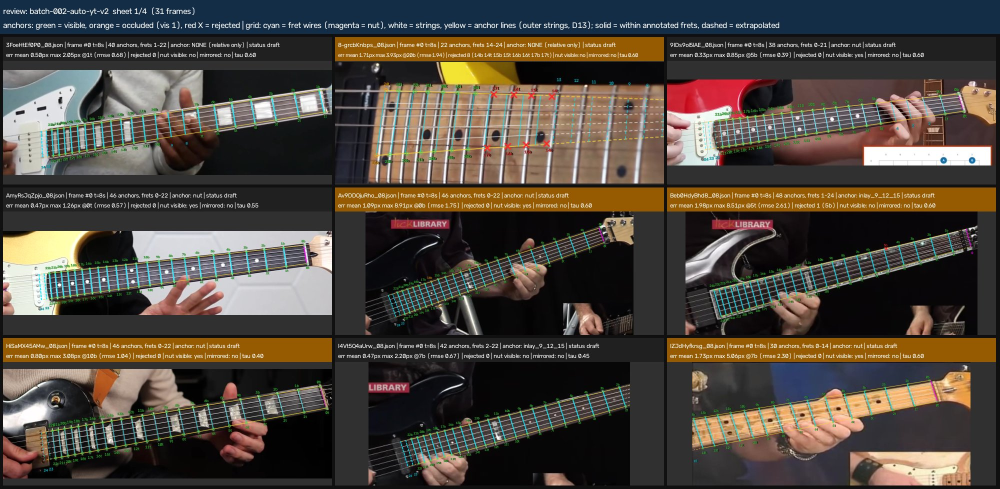
#> input picture review/batch-002-auto-yt-v2/contact_sheet_01.jpg, 2000 x 977 px, given in place of 3FoeHtEf0P0_08_f000.jpg, which was not available (shown at 1/2 size)
$ python judge_sheet_b002_v2.py
#> lines starting #> are read from the running program, lines starting #| are printed output that depends on the picture; pictures that were not available may be replaced by others from this repository, and a replacement may not be noted
import cv2,numpy as np
J={'3FoeHtEf0P0': '', '8-grcbKnbps': 'BAD: misses high E side; frets 14-17 rejected', '9IDs9ol5lAE': '', 'AmyRsJqZpjo': '', 'Av9DDOjuRho': '', 'Beb0HdyBhd8': '', 'HiSaMX45AMw': '', 'I4Vt5Q4aUrw': '', 'IZJdHyfkrsg': 'looks full; GT says span off 37% - verify', 'NA9J_pQkEaE': '', 'NN224KF8WxU': 'BAD: oblique, ~1/3 of width, centred wrong', 'QYoiaH5lId8': 'BAD: high-E line tilts off board toward nut', 'RztmWh5kYuw': '', 'SGTxeiB_jBM': 'borderline: body end ok-ish (lens curve)', 'SekrUcb03Eg': '', 'XyBfN5WNo9g': '', 'Z21qSJ3HynA': '', 'aZH5YWOY2Fc': '', 'bOmRY782-GE': '', 'bVmq2C5kLoM': '', 'gQZDu0mIhwc': '', 'hAuPpjcpZSU': 'BAD: tiny patch, frets 15-24 only, ~half width', 'hqBFkJAI3dA': '', 'mP2wtBlcCSc': 'BAD: right width but shifted past bass edge', 'nbkiBItGzoU': 'BAD: total miss, grid on amp grille', 'r7bBo-b2Xh0': '', 'rtVaz9HSyZw': '', 'tWLgUEf0h40': '', 'wi9ZivDT1l0': '', 'xI3ZBCyl6Ec': '', 'xQg_N9mBoYc': '', 's7DVJX4PK3U': '(acoustic, excluded)'}
def sheet(items,out):
#> called with out = 'judged_good.jpg'
    W=480;tiles=[]
    for k,r in items:
        im=cv2.imread(f"frames/{k}_08_f000.jpg"); im=im[50:] # drop header
#> in sheet, im is the input picture: shape (977, 2000, 3); mean B, G, R 62.4, 71.6, 79.6
#> after `im = im[50:]`:
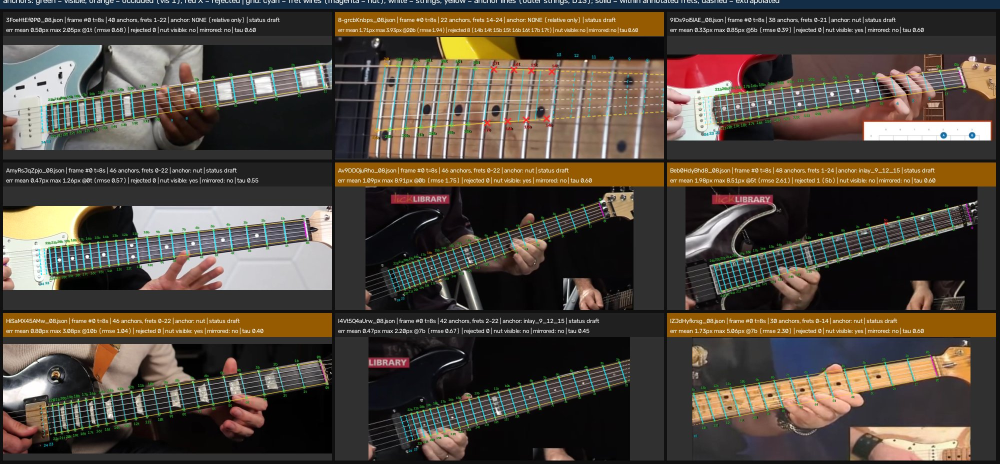
#> im: shape (927, 2000, 3) (shown at 1/2 size); mean B, G, R 61.7, 72.6, 82.5
        h=int(im.shape[0]*W/im.shape[1]); im=cv2.resize(im,(W,h)); im=cv2.resize(im,(W,300)) if h!=300 else im
#> after `h = int(im.shape[0] * W / im.shape[1])`: h = 222
#> after `im = cv2.resize(im, (W, h))`:
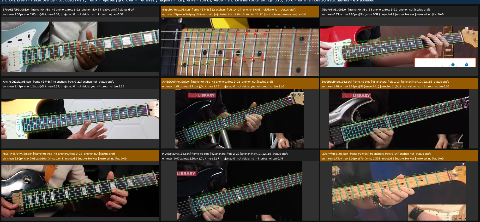
#> im: shape (222, 480, 3); mean B, G, R 61.5, 72.2, 82
#> after `im = cv2.resize(im, (W, 300)) if h != 300 else im`:
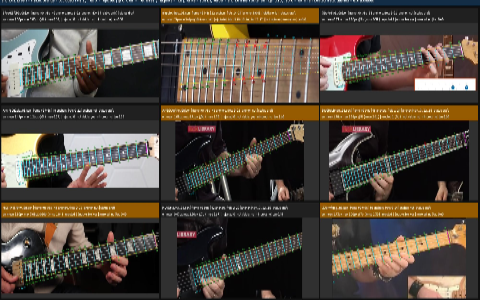
#> im: shape (300, 480, 3); mean B, G, R 61.4, 72.2, 81.9
        cap=np.zeros((44,W,3),np.uint8)
        cv2.putText(cap,k,(6,17),0,0.5,(255,255,255),1,cv2.LINE_AA)
        if r: cv2.putText(cap,r,(6,37),0,0.45,(80,80,255) if r.startswith("BAD") else (200,200,200),1,cv2.LINE_AA)
        tiles.append(np.vstack([cap,im]))
#> pass 2 of the loop in sheet, `for k,r in items:`:
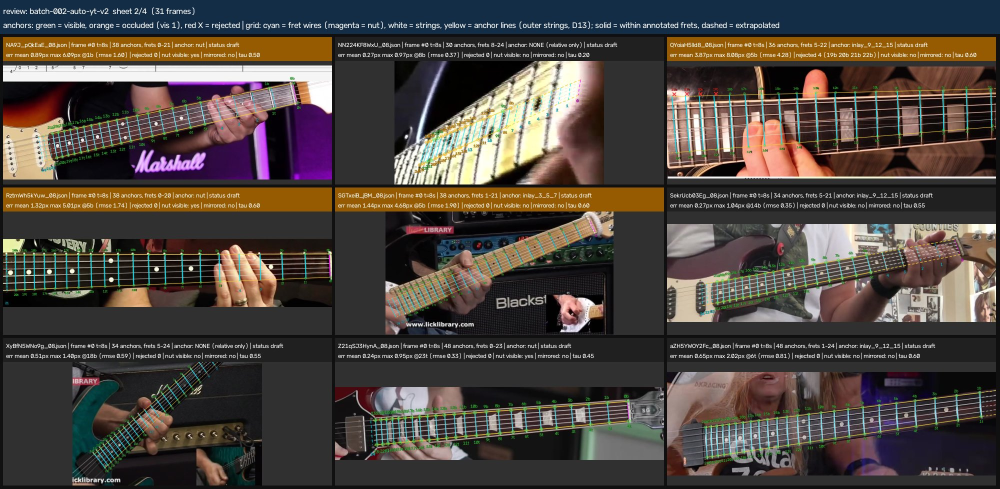
#> input picture review/batch-002-auto-yt-v2/contact_sheet_02.jpg, 2000 x 977 px, given in place of 9IDs9ol5lAE_08_f000.jpg, which was not available (shown at 1/2 size)
#> in sheet, im is the input picture: shape (977, 2000, 3); mean B, G, R 63.3, 69.4, 77.6
#> in sheet, `im = cv2.resize(im, (W, h))`:
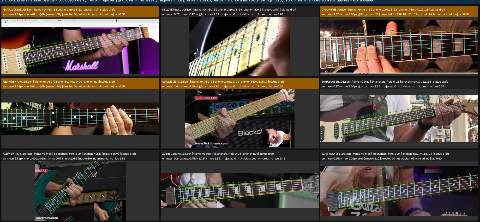
#> im: shape (222, 480, 3); mean B, G, R 62.4, 70.1, 80.1
#> in sheet, `im = cv2.resize(im, (W, 300)) if h != 300 else im`:
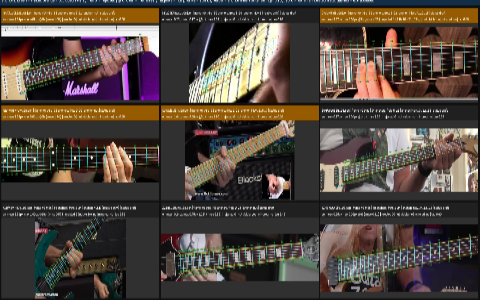
#> im: shape (300, 480, 3); mean B, G, R 62.3, 70, 80
    c=4; th=tiles[0].shape[0]
    while len(tiles)%c: tiles.append(np.zeros_like(tiles[0]))
    rows=[np.hstack(tiles[i:i+c]) for i in range(0,len(tiles),c)]
    cv2.imwrite(out,np.vstack(rows),[cv2.IMWRITE_JPEG_QUALITY,85])
good=[(k,r) for k,r in J.items() if not r.startswith("BAD") and not r.startswith("(")]
bad=[(k,r) for k,r in J.items() if r.startswith("BAD")]
#> (the run stopped early here; a loop or call above may not have finished)
